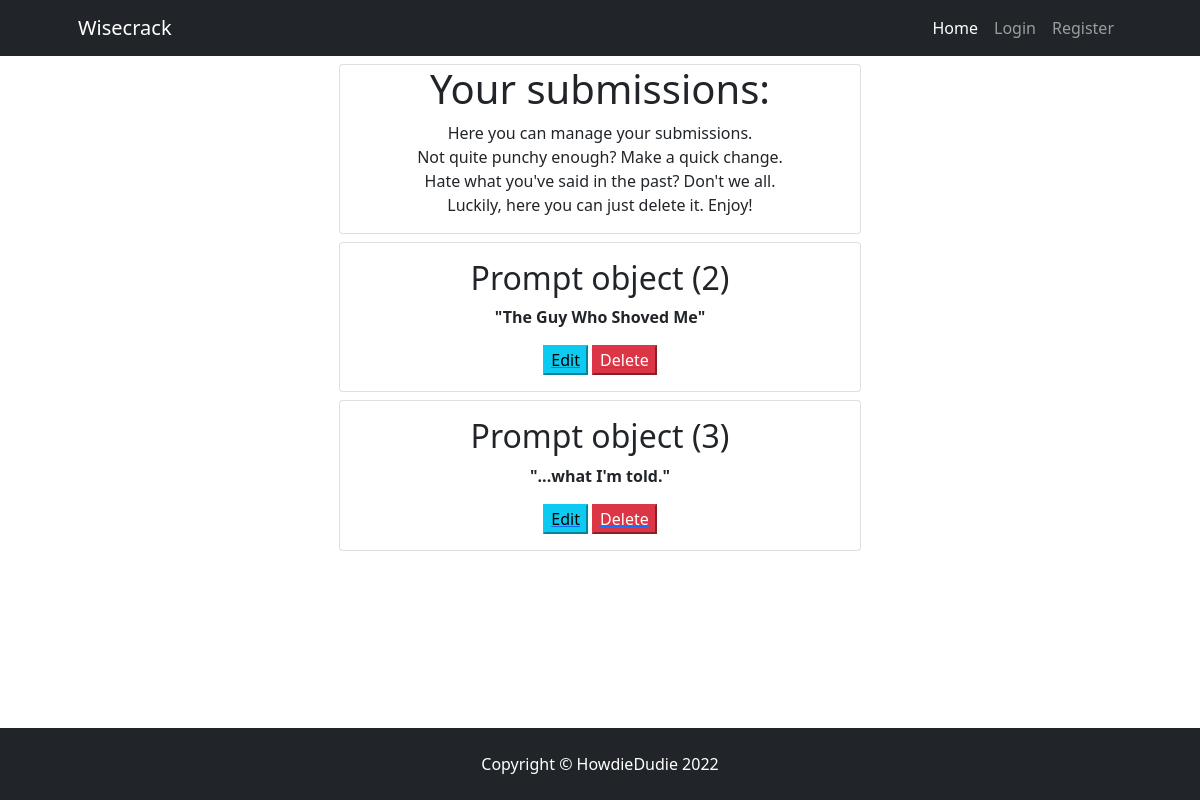
Page /sub-list/2/ on the earlier database version.
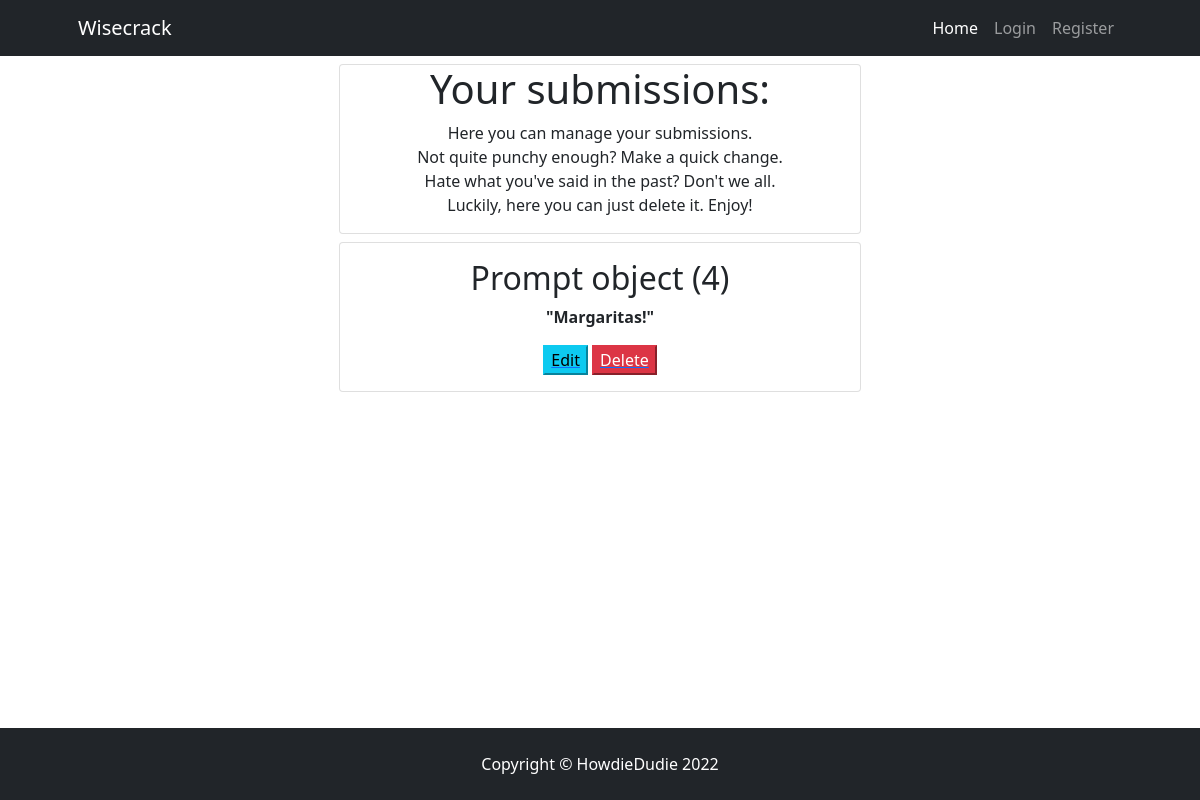
Same page on the later database version.
### wisecrack/models.py (models this page shows, shortened)
class Sub(models.Model):
    sub = models.TextField(max_length=150, null=False)
    user = models.ForeignKey(User, on_delete=models.CASCADE)
    upvotes = models.ManyToManyField(User, related_name='sub_upvote',
                                     blank=True)
    prompt = models.ForeignKey(Prompt, default=None, on_delete=models.CASCADE)
    created_on = models.DateField(auto_now=True)
    class Meta:
        ordering = ["-created_on"]

class Prompt(models.Model):
    date = models.DateField(auto_now=True)
    prompt = models.TextField(max_length=300,
                              null=False, blank=False,
                              unique=True, default="What's the crack?")
    slug = models.SlugField(max_length=200, unique=True)
    subs_list = models.ManyToManyField(
        User, related_name='prompt_sub', blank=True)

### wisecrack/views.py (the view)
# urls.py: path('sub-list/<int:pk>/', views.UserSubList.as_view(), name='user_sub_list'),
class UserSubList(View):
    def get(self, request, pk, *args, **kwargs):
        subs = Sub.objects.filter(user=pk)
        return render(
            request,
            "user_sub_list.html",
            {
                "subs": subs
            }
        )

### wisecrack/templates/user_sub_list.html
{% extends "base.html" %}
{% block content %}
<div class="container-fluid">
    <div class="row">
        <div class="col-12">
            <div class="row">
                <div class="card col-lg-6 col-sm-12 offset-lg-3 mt-2 text-center">
                    <h1>Your submissions:</h1>
                    <p>Here you can manage your submissions. <br>
                        Not quite punchy enough? Make a quick change.<br>
                        Hate what you've said in the past? Don't we all.<br>
                        Luckily, here you can just delete it. Enjoy!
                    </p>
                </div>
                {% for sub in subs %}
                <div class="card col-lg-6 col-sm-12 offset-lg-3 mt-2 text-center">
                    <div class="card-body">
                        <h2>{{ sub.prompt }}</h2>
                        <p><strong>"{{ sub.sub }}"</strong></p>
                        <a href="{% url 'edit_sub' sub.prompt user.pk sub.id %}"><button type="submit"
                                class="d-inline btn-info">Edit</button></a>
                        <a href="{% url 'delete_sub' user.pk sub.sub %}"><button type="submit"
                                class="d-inline btn-danger">Delete</button></a>
                    </div>
                </div>
                {% endfor %}
            </div>
        </div>
    </div>
</div>
{% endblock content %}

### wisecrack/templates/base.html (shortened to what this page needs)
{% load static %}
<!DOCTYPE html>
<html lang="en">
<head>
    <link rel="stylesheet"
        href="https://cdn.jsdelivr.net/npm/bootstrap@5.1.3/dist/css/bootstrap.min.css"
>
    <link rel="stylesheet" href="/static/css/style.css">
</head>
<body>
    <nav class="navbar navbar-expand-lg navbar-dark bg-dark">
        <div class="container px-5">
            <a class="navbar-brand" href="{% url 'home' %}">Wisecrack</a>
            <div class="collapse navbar-collapse" id="navbarSupportedContent">
                <ul class="navbar-nav ms-auto mb-2 mb-lg-0">
                    <li class="nav-item">
                        <a class="nav-link active"
                        aria-current="page" href="{% url 'home' %}">
                            Home
                        </a>
                    </li>
                    {% if user.is_authenticated %}
                    <li class="nav-item">
                        <a class="nav-link" aria-current="page"
                        href="{% url 'user_sub_list' user.pk %}">
                            My Subs
                        </a>
                    </li>
                    <li class="nav-item">
                        <a class="nav-link" aria-current="page"
                        href="{% url 'account_logout' %}">
                            Logout
                        </a>
                    </li>
                    {% else %}
                    <li class="nav-item">
                        <a class="nav-link" aria-current="page"
                        href="{% url 'account_login' %}">
                            Login
                        </a>
                    </li>
                    <li class="nav-item">
                        <a class="nav-link" aria-current="page"
                        href="{% url 'account_signup' %}">
                            Register
                        </a>
                    </li>
                    {% endif %}
                </ul>
            </div>
        </div>
    </nav>
    <div class="container px-4 px-lg-5">
        {% block content %}
        {% endblock content %}
    </div>
    <div id="reveal-content-footer"></div>
    <footer id="sticky-footer"
    class="flex-shrink-0 py-4 bg-dark text-white-50 fixed-bottom">
        <div class="container text-center">
            <p class="m-0 text-center text-white">
                Copyright &copy; HowdieDudie 2022
            </p>
        </div>
    </footer>
</body>
</html>

### static/css/style.css (style rules this page uses)
#reveal-content-footer { clear: both; height: 80px; }

Differences in the rows shown:
removed Sub: prompt "Prompt object (2)", sub "The Guy Who Shoved Me"
removed Sub: prompt "Prompt object (3)", sub "...what I'm told."
added Sub: prompt "Prompt object (4)", sub "Margaritas!"
